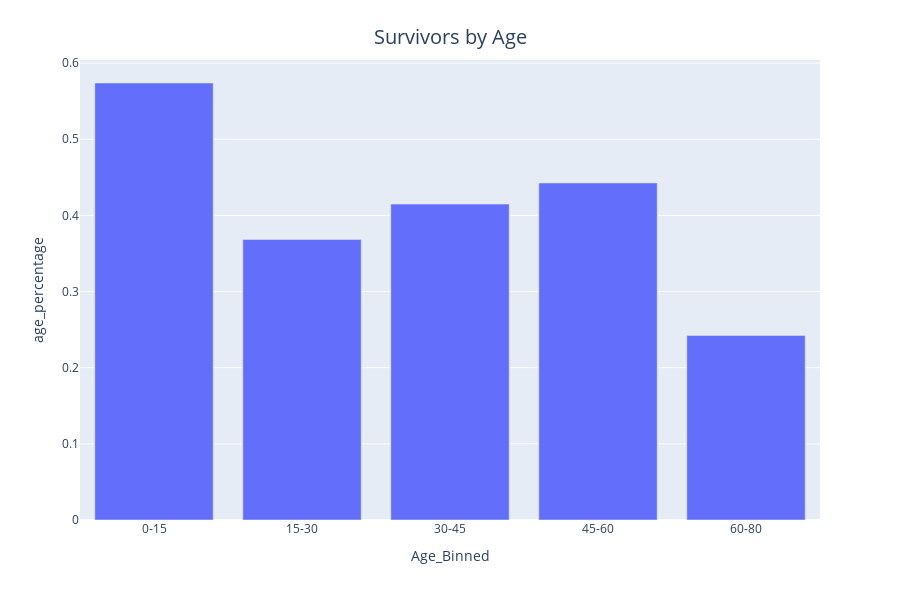

The notebook cell this image was saved under:
### Code cell
fig = px.bar(binned_age, x="Age_Binned", y="age_percentage")

fig.update_layout(
    title={
        "text": "Survivors by Age",
        "y":0.95,
        "x":0.5,
        "xanchor": "center",
        "yanchor": "top",
        "font_size": 20})

fig.show()

### Figure 1 — Plotly figure (JSON) as saved in the notebook; plotly's stock layout.template omitted (floating-point values rounded to 4 significant figures)
{"data": [{"alignmentgroup": "True", "hoverlabel": {"namelength": 0}, "hovertemplate": "Age_Binned=%{x}<br>age_percentage=%{y}", "legendgroup": "", "marker": {"color": "#636efa"}, "name": "", "offsetgroup": "", "orientation": "v", "showlegend": false, "textposition": "auto", "type": "bar", "x": ["0-15", "15-30", "30-45", "45-60", "60-80"], "xaxis": "x", "y": [0.5739, 0.3684, 0.4149, 0.4426, 0.2424], "yaxis": "y"}], "layout": {"barmode": "relative", "height": 600, "legend": {"tracegroupgap": 0}, "margin": {"t": 60}, "title": {"font": {"size": 20}, "text": "Survivors by Age", "x": 0.5, "xanchor": "center", "y": 0.95, "yanchor": "top"}, "xaxis": {"anchor": "y", "domain": [0, 1], "title": {"text": "Age_Binned"}}, "yaxis": {"anchor": "x", "domain": [0, 1], "title": {"text": "age_percentage"}}}}
